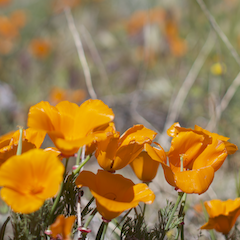
#> input picture 2.png, 240 x 240 px
$ python colors.py
#> lines starting #> are read from the running program, lines starting #| are printed output that depends on the picture
# get_colors() and save_palette() by https://gist.github.com/zollinger/1722663

from PIL import Image, ImageDraw
import argparse
import sys


def get_colors(image_file, numcolors=3, resize=150):
    # Resize image to speed up processing
#> called with image_file = './2.png', numcolors = 3, resize = 150
    img = Image.open(image_file)
#> img is the input picture: PIL image 240x240 RGBA; mean R, G, B, A 156.4, 123.8, 71.2, 255
    img = img.copy()
    img.thumbnail((resize, resize))
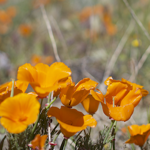
#> img: PIL image 150x150 RGBA; mean R, G, B, A 156.5, 123.8, 71.3, 255

    # Reduce to palette
    paletted = img.convert('P', palette=Image.ADAPTIVE, colors=numcolors)
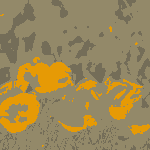
#> paletted: PIL image 150x150 P; mean R, G, B 154.8, 135.4, 87.6

    # Find dominant colors
    palette = paletted.getpalette()
#> palette = [147, 137, 105, 230, 154, 5, 116, 109, 88]
    color_counts = sorted(paletted.getcolors(), reverse=True)
#> color_counts = [(15840, 0), (3350, 1), (3310, 2)]
    colors = list()
    for i in range(numcolors):
        palette_index = color_counts[i][1]
        dominant_color = palette[palette_index*3:palette_index*3+3]
        colors.append(tuple(dominant_color))
#> this loop made 3 passes
#> dominant_color on passes 1 to 3: [147, 137, 105], [230, 154, 5], [116, 109, 88]
#> after the loop, colors = [(147, 137, 105), (230, 154, 5), (116, 109, 88)]

    return colors


def save_palette(colors, swatchsize=20, outfile="palette.png" ):
    num_colors = len(colors)
    palette = Image.new('RGB', (swatchsize*num_colors, swatchsize))
    draw = ImageDraw.Draw(palette)

    posx = 0
    for color in colors:
        draw.rectangle([posx, 0, posx+swatchsize, swatchsize], fill=color)
        posx = posx + swatchsize

    del draw
    palette.save(outfile, "PNG")


def get_brightest_color(f) -> tuple:
    colors = get_colors(f)
#> colors = [(147, 137, 105), (230, 154, 5), (116, 109, 88)]
    # finds color vector with biggest difference between values
    brightest = {"color": (0, 0, 0), "m": 0}
    for c in colors:
        m = max(c)
        for i in c:
            if max([m-c[0], m-c[1], m-c[2]]) > brightest["m"]:
                brightest["color"] = c
                brightest["m"] = m
#> this loop made 3 passes
#> (c, m) on passes 1 to 3: ((147, 137, 105), 147), ((230, 154, 5), 230), ((116, 109, 88), 116)
#> after the loop, brightest = {'color': (230, 154, 5), 'm': 230}

    return brightest["color"]


if __name__ == '__main__':
    color = get_brightest_color("./2.png")
#> color = (230, 154, 5)
    print(color)
#| (230, 154, 5)

$ run again, with 1.png copied over 2.png
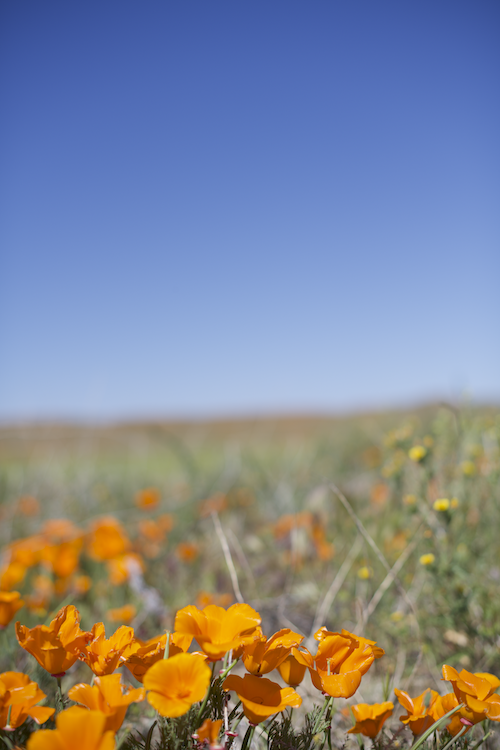
#> input picture 1.png, 500 x 750 px
#> in get_colors, img is the input picture: PIL image 500x750 RGBA; mean R, G, B, A 131.1, 134, 145.3, 255
#> in get_colors, `img.thumbnail((resize, resize))`:
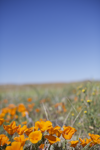
#> img: PIL image 100x150 RGBA; mean R, G, B, A 131.1, 134, 145.4, 255
#> in get_colors, `paletted = img.convert('P', palette=Image.ADAPTIVE, colors=numcolors)`:
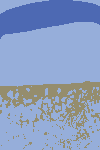
#> paletted: PIL image 100x150 P; mean R, G, B 138.1, 157.6, 194.3
#> palette = [150, 174, 218, 77, 105, 179, 149, 141, 109]
#> color_counts = [(10196, 0), (2412, 1), (2392, 2)]
#> the loop in get_colors, `for i in range(numcolors):` made 3 passes
#> dominant_color on passes 1 to 3: [150, 174, 218], [77, 105, 179], [149, 141, 109]
#> after the loop in get_colors, `for i in range(numcolors):`: colors = [(150, 174, 218), (77, 105, 179), (149, 141, 109)]
#> the loop in get_brightest_color, `for c in colors:` made 3 passes
#> (c, m) on passes 1 to 3: ((150, 174, 218), 218), ((77, 105, 179), 179), ((149, 141, 109), 149)
#> after the loop in get_brightest_color, `for c in colors:`: brightest = {'color': (150, 174, 218), 'm': 218}
#> color = (150, 174, 218)
#| (150, 174, 218)
